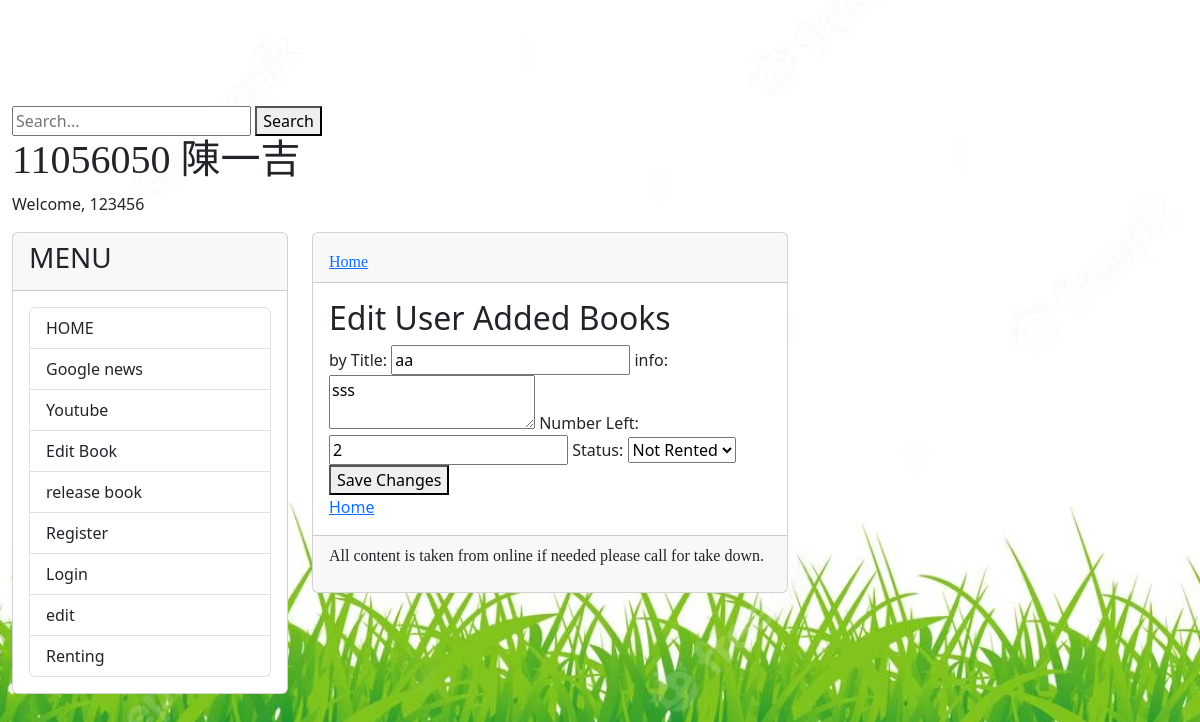
Page /edit_user_added_books/ (signed in) on the committed database.
### realsite/models.py (models this page shows, shortened)
class Book(models.Model):
    booktitle = models.CharField(max_length=200)
    picture = models.ImageField(upload_to='book_pictures/', blank=True, null=True)
    info = models.TextField()
    added_by = models.CharField(max_length=100, default="unknown")
    creator = models.ForeignKey(Writer, on_delete=models.CASCADE)
    release = models.TextField()
    pub_date = models.DateTimeField(auto_now_add=True)
    available_copies = models.IntegerField(default=0)
    rented_by = models.ManyToManyField(User, related_name='rented_books', blank=True)
    STATUS_CHOICES = [
        ('Not Rented', 'Not Rented'),
        ('Rented', 'Rented'),
    ]
    status = models.CharField(
        max_length=20,
        choices=STATUS_CHOICES,
        default='Not Rented',
    )

### realsite/views.py (the view)
# urls.py: path('edit_user_added_books/', views.edit_user_added_books, name='edit_user_added_books'),
@login_required
def edit_user_added_books(request):
    user = request.user
    user_added_books = Book.objects.filter(added_by=user)
    if request.method == 'POST':
        book_id = request.POST.get('book_id')
        try:
            book = Book.objects.get(id=book_id, added_by=user)
        except Book.DoesNotExist:
            print(f"Book with ID {book_id} does not exist or doesn't belong to the current user.")
            pass
        if book:
            book_form = BookEditForm(request.POST, instance=book)
            if book_form.is_valid():
                book_form.save()
                return redirect('edit_user_added_books')
    else:
        book_form = BookEditForm()
    context = {
        'user_added_books': user_added_books,
        'book_form': book_form,
    }
    return render(request, 'edit_user_added_books.html', context)

### realsite/forms.py
class BookEditForm(forms.ModelForm):
    class Meta:
        model = Book
        fields = ['booktitle', 'info', 'available_copies', 'status']

### templates/edit_user_added_books.html (shortened to what this page needs)
{% extends "post.html" %}
{% block content %}
  <h2>Edit User Added Books</h2>
  <form method="post">
    {% for book in user_added_books %}
      <div class="book-entry">
        {{ book.title }} by {{ book.author }}
        <label for="id_booktitle">Title:</label>
        <input type="text" name="booktitle" value="{% if book_form.booktitle.value %}{{ book_form.booktitle.value }}{% else %}{{ book.booktitle }}{% endif %}">
        <label for="id_info">info:</label>
        <textarea name="info">{% if book_form.info.value %}{{ book_form.info.value }}{% else %}{{ book.info }}{% endif %}</textarea>
        <label for="id_available_copies">Number Left:</label>
        <input type="number" name="available_copies" value="{% if book_form.available_copies.value %}{{ book_form.available_copies.value }}{% else %}{{ book.available_copies }}{% endif %}">
        <label for="id_status">Status:</label>
        <select name="status">
          <option value="Not Rented" {% if book_form.status.value == "Not Rented" %}selected{% endif %}>Not Rented</option>
        </select>
        <button type="submit">Save Changes</button>
      </div>
    {% endfor %}
  </form>
  <a href="{% url 'homepage' %}">Home</a>
{% endblock %}

### templates/header.html (shortened to what this page needs)
{% load static %}
{% include 'search_form.html' %}
<!DOCTYPE html>
<html>
<head>
</head>
<body>
    <h1>11056050 陳一吉</h1>
    {% if request.user.is_authenticated %}
        <p>Welcome, {{ request.user.username }}</p>
    {% endif %}
</body>
</html>

### rows in the picture
Book: booktitle "aa", info "sss", available_copies "2"

### other values in the picture
{{ request.user.username }} "123456"
